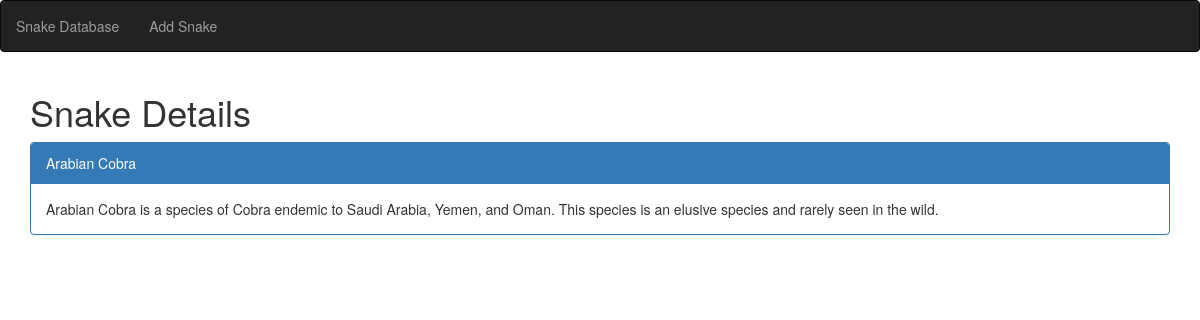
The app's page /snake/3 with its own data.
### snakes/models.py (models this page shows)
class Snake(models.Model):
    common_name = models.CharField(max_length=50)
    species = models.CharField(max_length=100)
    location = models.CharField(max_length=50)
    description = models.CharField(max_length=300)

### snakes/views.py (the view)
# urls.py: url(r'^snake/(?P<snake_id>\d+)', views.view, name='view_snake'),
def view(request, snake_id):
    snake = Snake.objects.get(id=snake_id)
    return render(request, 'view.html', {
        'snake': snake
    })

### snakes/templates/view.html
{% extends 'snake_database/templates/app.html' %}
{% block content %}
    <h1>Snake Details</h1>
    <div class="panel panel-primary">
      <div class="panel-heading">{{ snake.common_name }} </div>
      <div class="panel-body">{{ snake.common_name }} is a species of {{ snake.species }} endemic to {{ snake.location }}. {{ snake.description }}</div>
    </div>
{% endblock %}

### records on screen
Snake: common_name "Arabian Cobra", species "Cobra", location "Saudi Arabia, Yemen, and Oman", description "This species is an elusive species and rarely seen in the wild."
